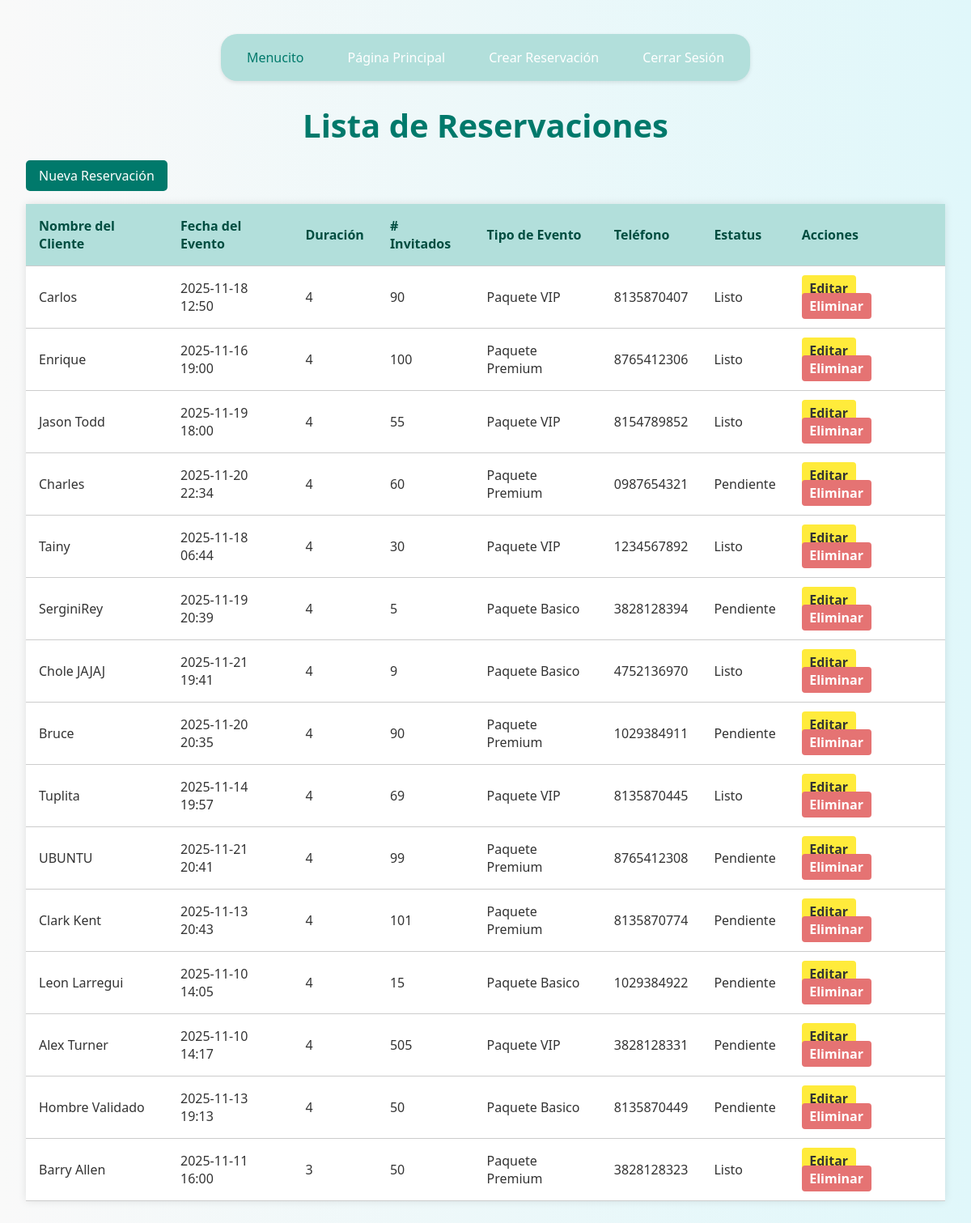
Page /listar/ (signed in) on the earlier database version.
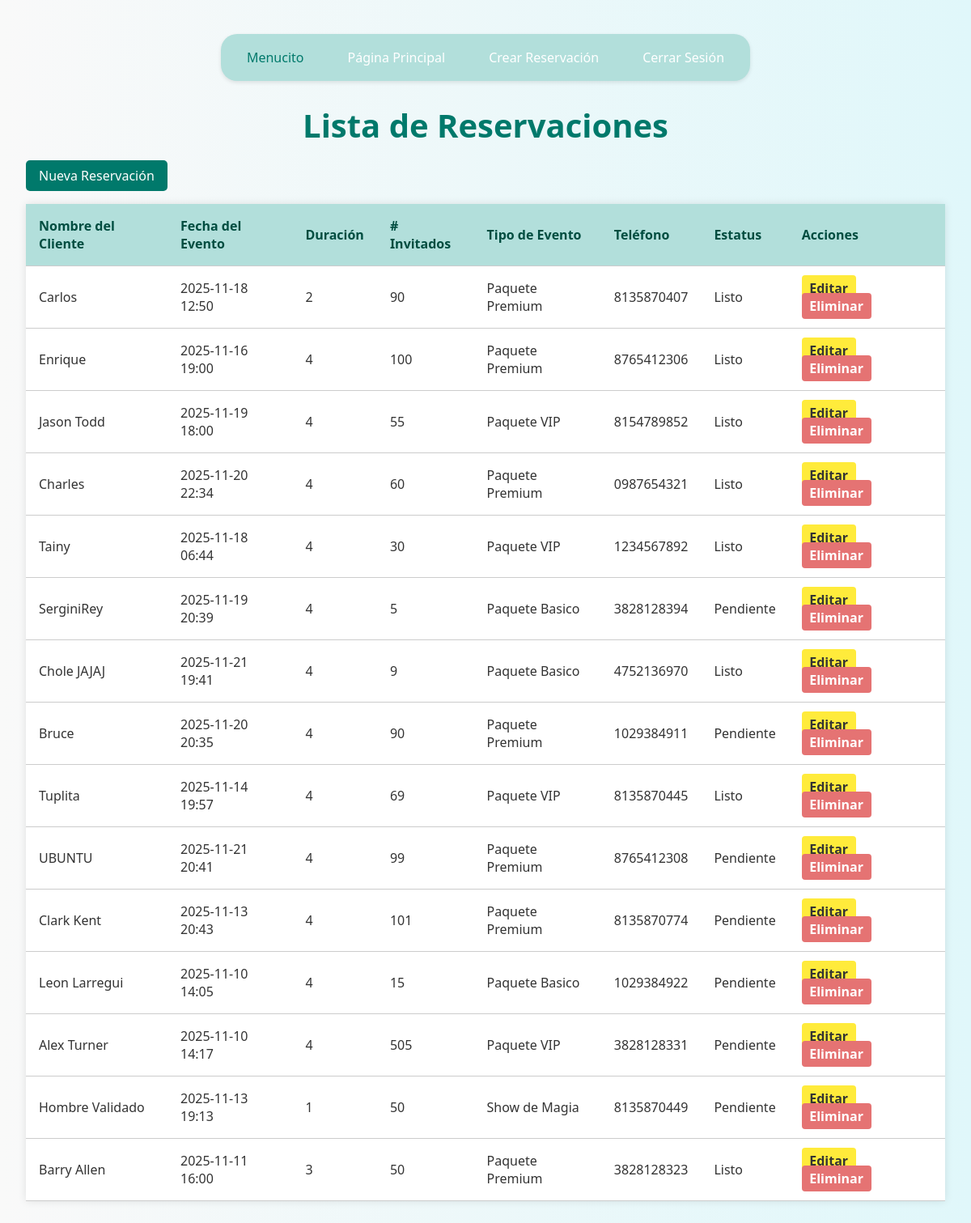
Same page on the later database version.
### app/models.py (models this page shows, shortened)
class RESERVACION(models.Model):
    nombre_cliente = models.CharField(max_length=100)
    fecha_evento = models.DateTimeField()
    duracion_horas = models.IntegerField(default=4)
    num_invitados = models.IntegerField()
    tipo_evento = models.CharField(max_length=50)
    telefono_contacto = models.CharField(max_length=15)
    estatus = models.CharField(max_length=20, default='Pendiente')
    @property
    def estatus_actualizado(self):
        if self.fecha_evento < timezone.now():
            return "Listo"
        return self.estatus

### app/views.py (the view)
# urls.py: path('listar/', views.listar_reservaciones, name='listar'),
@login_required
@user_passes_test(is_admin)
def listar_reservaciones(request):
    reservaciones = RESERVACION.objects.all()
    return render(request, 'listar.html', {'reservaciones': reservaciones})

### app/views.py (called while the page is built)
def is_admin(user):
    return user.is_superuser

### app/templates/listar.html (shortened to what this page needs)
{% load static %}
<!DOCTYPE html>
<html lang="es" translate="no">
<head>
    <link rel="stylesheet" href="{% static 'css/stylelistar.css' %}">
</head>
<body>
    {% include 'menu.html' %}
    <h1>Lista de Reservaciones</h1>
    <a class="boton-nuevo" href="{% url 'crear' %}">Nueva Reservación</a>
    <table class="tabla-productos">
        <thead>
            <tr>
                <th>Nombre del Cliente</th>
                <th>Fecha del Evento</th>
                <th>Duración</th>
                <th># Invitados</th>
                <th>Tipo de Evento</th>
                <th>Teléfono</th>
                <th>Estatus</th>
                <th>Acciones</th>
            </tr>
        </thead>
        <tbody>
            {% for reservacion in reservaciones %}
            <tr>
                <td>{{ reservacion.nombre_cliente }}</td>
                <td>{{ reservacion.fecha_evento|date:"Y-m-d H:i" }}</td>
                <td>{{ reservacion.duracion_horas }}</td>
                <td>{{ reservacion.num_invitados }}</td>
                <td>{{ reservacion.tipo_evento }}</td>
                <td>{{ reservacion.telefono_contacto }}</td>
                <td>{{ reservacion.estatus_actualizado }}</td>
                <td>
                    <a class="boton-editar" href="{% url 'editar' reservacion.id %}">Editar</a>
                    <a class="boton-eliminar" href="{% url 'eliminar' reservacion.id %}" onclick="return confirmarEliminacion()">Eliminar</a>
                </td>
            </tr>
            {% empty %}
            <tr>
                <td colspan="7" class="text-center text-muted">No hay reservaciones registradas.</td>
            </tr>
            {% endfor %}
        </tbody>
    </table>
</body>
</html>

Differences in the rows shown:
changed RESERVACION "Carlos": duracion_horas "4" → "2"; tipo_evento "Paquete VIP" → "Paquete Premium"
changed RESERVACION "Charles": estatus_actualizado "Pendiente" → "Listo"
changed RESERVACION "Hombre Validado": duracion_horas "4" → "1"; tipo_evento "Paquete Basico" → "Show de Magia"
